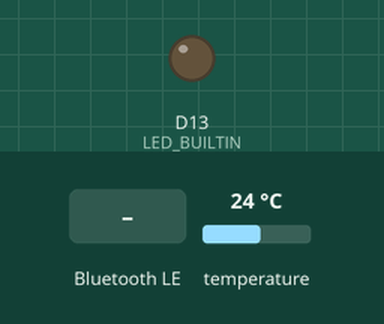
Simulated run of this sketch. Board: Arduino Nano 33 BLE. On the bench: output pins drawn as LEDs (lit = HIGH). The test bench sets the inputs (shaded band); at power-on: temperature 24 °C. Nothing arrives over Bluetooth unless stated; a phone connects over Bluetooth LE 3 s after start; what the sketch prints to the serial monitor is not drawn.

Above: at 3.8 s.
3.9 s: Bluetooth LE write "1" received
At 4.3 s:
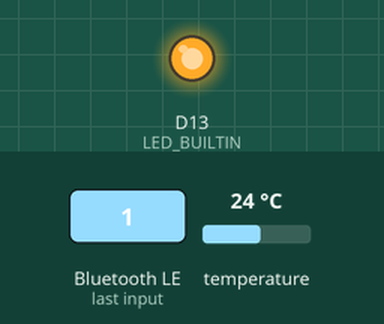
5.4 s: Bluetooth LE write "0" received
At 6.6 s:
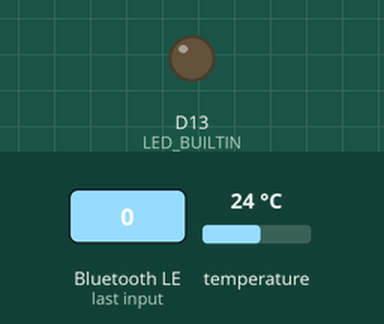
6.9 s: Bluetooth LE write "2" received
At 7.7 s:
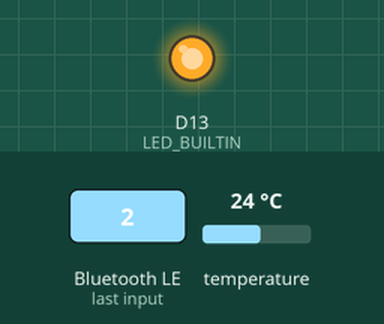
Timing chart, 0 to 9.9 s (numbered marks = the images above; inputs shaded):
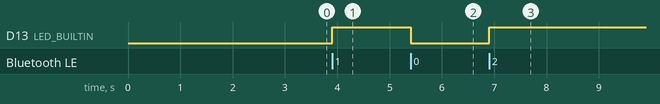

The sketch:

iOSArduinoBLESketch.ino
```cpp
/*
  iOSArduinoBLE

  Board: Arduino Nano 33 BLE Sense

  by Leonardo Cavagnis
*/

#include <ArduinoBLE.h>
#include <Arduino_HTS221.h>

// Services and characteristics
BLEService ledService("cd48409a-f3cc-11ed-a05b-0242ac120003");
BLEByteCharacteristic ledstatusCharacteristic("cd48409b-f3cc-11ed-a05b-0242ac120003", BLEWrite);

BLEService sensorService("d888a9c2-f3cc-11ed-a05b-0242ac120003");
BLEByteCharacteristic temperatureCharacteristic("d888a9c3-f3cc-11ed-a05b-0242ac120003", BLERead | BLENotify);

int temperature = 0;
unsigned long startMillis = 0;
unsigned long currentMillis = 0;

void setup() {
  Serial.begin(115200);

  // LED pin initialization
  pinMode(LED_BUILTIN, OUTPUT);

  // Humidity/Temperature sensor initialization
  if (!HTS.begin()) {
    Serial.println("Failed to initialize humidity temperature sensor!");
    while (1);
  }

  // BLE initialization
  if (!BLE.begin()) {
    Serial.println("Failed to initialize BLE module!");
    while (1);
  }

  // set advertised local name and service UUID
  BLE.setLocalName("iOSArduinoBoard");
  BLE.setAdvertisedService(ledService);

  // add the characteristics to the services
  ledService.addCharacteristic(ledstatusCharacteristic);
  sensorService.addCharacteristic(temperatureCharacteristic);

  // add services to BLE stack
  BLE.addService(ledService);
  BLE.addService(sensorService);

  // set read request handler for temperature characteristic
  temperatureCharacteristic.setEventHandler(BLERead, temperatureCharacteristicRead);

  // start advertising
  BLE.advertise();

  startMillis = millis();
  Serial.println("Start advertising");
}

void loop() {
  // listen for BLE centrals to connect
  BLEDevice central = BLE.central();

  // if a central is connected to peripheral
  if (central) {
    Serial.print("Connected to central: ");
    Serial.println(central.address());

    while (central.connected()) {
      currentMillis = millis();
      if (currentMillis - startMillis >= 1000) {
        // read temperature value every 1 second
        temperature = (int) HTS.readTemperature();
        // update temperature value in temperature characteristic
        temperatureCharacteristic.writeValue(temperature);
        startMillis = currentMillis;
      }

      // check LedStatus characteristic write
      if (ledstatusCharacteristic.written()) {
        if (ledstatusCharacteristic.value()) {
          digitalWrite(LED_BUILTIN, HIGH);
        } else {
          digitalWrite(LED_BUILTIN, LOW);
        }
      }
    }
  }
}

/* Read request handler for temperatureCharacteristic */
void temperatureCharacteristicRead(BLEDevice central, BLECharacteristic characteristic) {
  temperatureCharacteristic.writeValue(temperature);
}
```

Measured:
- after the input at 3.9 s, D13 (LED_BUILTIN): LOW → HIGH at once
- after the input at 5.4 s, D13 (LED_BUILTIN): HIGH → LOW at once
- after the input at 6.9 s, D13 (LED_BUILTIN): LOW → HIGH at once
